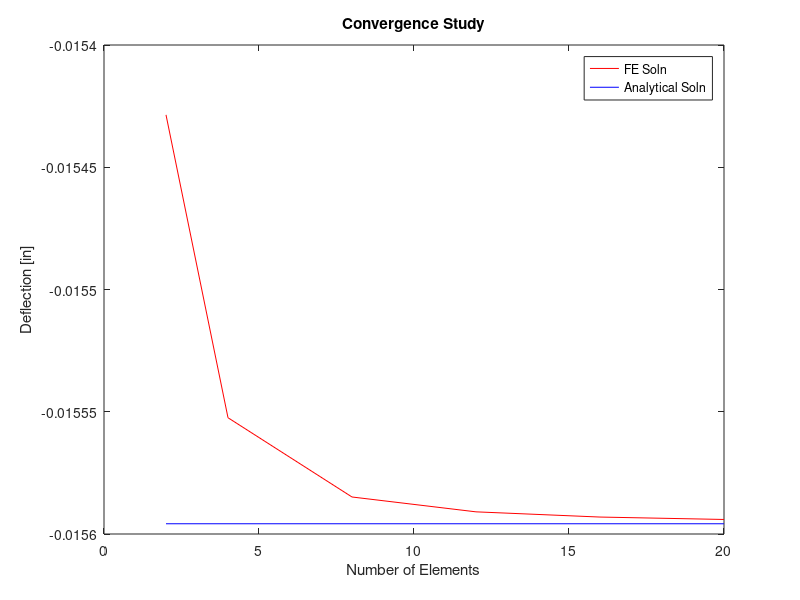

Write the MATLAB code that produced this figure.
clear all
close all
clc

disp('Lab #5')
disp('Name: Carlos A. Campos')
disp('ID: 011903056')

%% Problem1

% elementNodes: connections at elements
elementNodes = [1 2;
                2 4;
                2 4;
                2 4;
                4 3];

% numberElements: number of Elements
numberElements = size(elementNodes,1);

% element stiffness matrix
k = [1 -1;
     -1 1];

C = [4;
     2;
     1;
     3;
     5]; % stiffness coefficient for each element

% numberNodes: number of nodes
numberNodes = 4;

% degree of freedom per node
dof = 1;

% total number of degrees of freedom
DoF = numberNodes * dof;

% displacements: displacement vector
d = zeros(DoF,1);
F = zeros(DoF,1);
K = zeros(DoF); 

% --- LOAD DEFINITION --- %

% applied load at node 2
F(2) = 4;

% computation of the global stiffness matrix
for i = 1:numberElements
  % elementDof: element degrees of freedom (Dof)
  elementDof = elementNodes(i,:);
  K(elementDof,elementDof) = K(elementDof,elementDof) + C(i)*k;
  end 
%
% --- BOUNDARY CONDITION --- %
% prescribed DoFs: known displacements
prescribedDof = [1;
                 3]; 

% unknown displacements: activeDof
activeDof = setdiff(1:numberNodes,prescribedDof);

% solution
d(activeDof) = K(activeDof,activeDof)\F(activeDof);

% --- RESULTS --- %

% output for displacements and reaction forces
disp('Displacements are: ')
j=1:DoF;
Displacements=[j' d];
disp(Displacements)
% Global force vector
F=K*d;
% reaction force vector: reactions
reactions=F(prescribedDof);
disp('Reactions are: ')
Reactions=[prescribedDof reactions];
disp(Reactions)

%% Problem 2

% elementNodes: connections at elements
elementNodes = [1 2;
                2 3;
                2 3;
                2 4;
                3 4];

% numberElements: number of Elements
numberElements = size(elementNodes,1);

% element stiffness matrix
k = [1 -1;
     -1 1];

C = [250;
     400;
     350;
     200;
     300]; % stiffness coefficient for each element

% numberNodes: number of nodes
numberNodes = 4;

% degree of freedom per node
dof = 1;

% total number of degrees of freedom
DoF = numberNodes * dof;

% displacements: displacement vector
d = zeros(DoF,1);
F = zeros(DoF,1);
K = zeros(DoF); 

% --- LOAD DEFINITION --- %

% applied load at node 3
F(3) = 1000;

% computation of the global stiffness matrix
for i = 1:numberElements
  % elementDof: element degrees of freedom (Dof)
  elementDof = elementNodes(i,:);
  K(elementDof,elementDof) = K(elementDof,elementDof) + C(i)*k;
  end 
%
% --- BOUNDARY CONDITION --- %
% prescribed DoFs: known displacements
prescribedDof = [1;
                 3]; 

% unknown displacements: activeDof
activeDof = setdiff(1:numberNodes,prescribedDof);

% solution
d(activeDof) = K(activeDof,activeDof)\F(activeDof);

% --- RESULTS --- %

% output for displacements and reaction forces
disp('Displacements [mm] are: ')
j=1:DoF;
Displacements=[j' d];
disp(Displacements)
% Global force vector
F=K*d;
% reaction force vector: reactions
reactions=F(prescribedDof);
disp('Reactions are: ')
Reactions=[prescribedDof reactions];
disp(Reactions)

%%%%%%%%%%%%%%%%%%%%%%%%%%%%%%%%%%%%%%%%%%%%%%%%%%%%%%%%%%%%%%%%%%%%%%%%%%%
%% Hint for Problem 3a
% --- INPUT DATA --- %

L= 30; % bar length
E= 10^6; % Young's modulus
A0= 2; % initial cross section area

%%%%%%%%%%%%%%%
% CASE I: N=3 %
%%%%%%%%%%%%%%%

% numberElements: number of Elements
numberElements= 3;
% elementNodes: connections at elements
numberNodes=numberElements+1;
elementNodes=zeros(numberElements,2);

for i=1:numberElements
    elementNodes(i,1)=i;
    elementNodes(i,2)=i+1;
end

% element stiffness matrix
k = [1 -1;
     -1 1];

% degree of freedom per node
dof = 1;
% total number of degrees of freedom
DoF=numberNodes*dof;
% displacements: displacement vector
d=zeros(DoF,1);
F=zeros(DoF,1);
K=zeros(DoF); 

% --- LOAD DEFINITION --- %

% applied load at node #
F(1)=-1500;

% computation of the global stiffness matrix
for i=1:numberElements
  % elementDof: element degrees of freedom (Dof)
  elementDof=elementNodes(i,:);

  Le=L/numberElements;       % element length

  x=i*Le-Le*1/2;             % current x position

  A=A0*(1+x/L);              % cross section area            

  C=E*A/Le;                  % stiffness coefficient for each element

  K(elementDof,elementDof)=K(elementDof,elementDof)+C*k;
end 

% --- BOUNDARY CONDITION --- %

% prescribed DoFs: known displacements
prescribedDof=(numberNodes); 
% unknown displacements: activeDof
activeDof=setdiff(1:numberNodes,prescribedDof);

% solution
d(activeDof)=K(activeDof,activeDof)\F(activeDof);

% --- RESULTS --- %

% output for displacements and reaction forces
disp('Displacements are (Case I: N=3): ')
j=1:DoF;
[j' d]

% Final displacement for CASE I N=3: displacement3
displacement3=d;

%%%%%%%%%%%%%%%%%%%%%%%%%%%%%%%%%%%%%%%%%%%%%%%%%%%%%%%%%%%%%%%%%%%%%%%%%%%


%%%%%%%%%%%%%%%
% CASE II: N=5 %
%%%%%%%%%%%%%%%

% numberElements: number of Elements
numberElements= 5;
% elementNodes: connections at elements
numberNodes=numberElements+1;
elementNodes=zeros(numberElements,2);

for i=1:numberElements
    elementNodes(i,1)=i;
    elementNodes(i,2)=i+1;
end

% element stiffness matrix
k = [1 -1;
     -1 1];

% degree of freedom per node
dof = 1;
% total number of degrees of freedom
DoF=numberNodes*dof;
% displacements: displacement vector
d=zeros(DoF,1);
F=zeros(DoF,1);
K=zeros(DoF); 

% --- LOAD DEFINITION --- %

% applied load at node #
F(1)=-1500;

% computation of the global stiffness matrix
for i=1:numberElements
  % elementDof: element degrees of freedom (Dof)
  elementDof=elementNodes(i,:);

  Le=L/numberElements;       % element length

  x=i*Le-Le*1/2;             % current x position

  A=A0*(1+x/L);              % cross section area            

  C=E*A/Le;                  % stiffness coefficient for each element

  K(elementDof,elementDof)=K(elementDof,elementDof)+C*k;
end 

% --- BOUNDARY CONDITION --- %

% prescribed DoFs: known displacements
prescribedDof=(numberNodes); 
% unknown displacements: activeDof
activeDof=setdiff(1:numberNodes,prescribedDof);

% solution
d(activeDof)=K(activeDof,activeDof)\F(activeDof);

% --- RESULTS --- %

% output for displacements and reaction forces
disp('Displacements are (Case I: N=5): ')
j=1:DoF;
[j' d]

% Final displacement for CASE I N=3: displacement3
displacement5=d;

%%%%%%%%%%%%%%%%%%%%%%%%%%%%%%%%%%%%%%%%%%%%%%%%%%%%%%%%%%%%%%%%%%%%%%%%%%%


%%%%%%%%%%%%%%%
% CASE III: N=7 %
%%%%%%%%%%%%%%%

% numberElements: number of Elements
numberElements= 7;
% elementNodes: connections at elements
numberNodes=numberElements+1;
elementNodes=zeros(numberElements,2);

for i=1:numberElements
    elementNodes(i,1)=i;
    elementNodes(i,2)=i+1;
end

% element stiffness matrix
k = [1 -1;
     -1 1];

% degree of freedom per node
dof = 1;
% total number of degrees of freedom
DoF=numberNodes*dof;
% displacements: displacement vector
d=zeros(DoF,1);
F=zeros(DoF,1);
K=zeros(DoF); 

% --- LOAD DEFINITION --- %

% applied load at node #
F(1)=-1500;

% computation of the global stiffness matrix
for i=1:numberElements
  % elementDof: element degrees of freedom (Dof)
  elementDof=elementNodes(i,:);

  Le=L/numberElements;       % element length

  x=i*Le-Le*1/2;             % current x position

  A=A0*(1+x/L);              % cross section area            

  C=E*A/Le;                  % stiffness coefficient for each element

  K(elementDof,elementDof)=K(elementDof,elementDof)+C*k;
end 

% --- BOUNDARY CONDITION --- %

% prescribed DoFs: known displacements
prescribedDof=(numberNodes); 
% unknown displacements: activeDof
activeDof=setdiff(1:numberNodes,prescribedDof);

% solution
d(activeDof)=K(activeDof,activeDof)\F(activeDof);

% --- RESULTS --- %

% output for displacements and reaction forces
disp('Displacements are (Case I: N=7): ')
j=1:DoF;
[j' d]

% Final displacement for CASE I N=7: displacement7
displacement7=d;


%---PLOTS---%
x1 = 0:L/3:L; % x vector for case I
x2 = 0:L/5:L; % x vector for case II
x3 = 0:L/7:L; % x vector for case II
x = 0:L/30:L; % analytical soln

analytical = 1500 * L/ (A0 * E) * log((L + x) / (2*L)); %analytical solution

plot(x1, displacement3, 'r', x2, displacement5, x3, displacement7, 'g', x, analytical, 'b')
title('Position Vs Displacement')
xlabel('Position')
ylabel('Displacement')
legend('3 Elements', '5 Elements', '7 Elements', 'Analytical')
%%%%%%%%%%%%%%%%%%%%%%%%%%%%%%%%%%%%%%%%%%%%%%%%%%%%%%%%%%%%%%%%%%%%%%%%%%%



%% Hint for Problem 3b
% --- INPUT DATA --- %
L= 30;   % bar length
E= 10^6; % Young's modulus
A0= 2;   % initial cross section area

N = [2;
     4;
     8;
     12;
     16;
     20]; % all finite element discretization schemes
displacement=zeros(6,3); % first column is N, second column is displacement at the tip, third column is analytical solution


for n=1:6 % You want to figure out 1 to what number

displacement(n,1) = N(n, 1);
% numberElements: number of Elements
numberElements = N(n, 1);
% elementNodes: connections at elements
numberNodes = numberElements + 1;
elementNodes = zeros(numberElements, 2);


for i = 1:numberElements
    elementNodes(i,1) = i;
    elementNodes(i,2) = i+1;
end

% element stiffness matrix
k = [1 -1;
     -1 1];
% degree of freedom per node
dof=1;
% total number of degrees of freedom
DoF=numberNodes*dof;
% displacements: displacement vector
d=zeros(DoF,1);
F=zeros(DoF,1);
K=zeros(DoF); 

% --- LOAD DEFINITION --- %

% applied load at node #
F(1)= -1500;

% computation of the global stiffness matrix
for i=1:numberElements
  % elementDof: element degrees of freedom (Dof)
  elementDof=elementNodes(i,:);
  Le=L/numberElements; % element length
  x=i*Le-Le*1/2; % current x position
  A=A0*(1+x/L); % cross section area
  C=E*A/Le; % stiffness coefficient for each element
  K(elementDof,elementDof)=K(elementDof,elementDof)+C*k;
end 

% --- BOUNDARY CONDITION --- %

% prescribed DoFs: known displacements
prescribedDof=(numberNodes); 
% unknown displacements: activeDof
activeDof=setdiff(1:numberNodes,prescribedDof);

% solution
d(activeDof)=K(activeDof,activeDof)\F(activeDof);

% --- RESULTS --- %

% Displacement at the tip for each case
displacement(n,2)=d(1,1);
end
% analytical solution
x = 0;
analytical = 1500 * L/ (A0 * E) * log((L + x) / (2*L));
displacement(:,3) = analytical;

% --- PLOTS --- %

plot(displacement(:,1),displacement(:,2),'r', displacement(:,1),displacement(:,3), 'b')
title('Convergence Study')
xlabel('Number of Elements')
ylabel('Deflection [in]')
legend('FE Soln', 'Analytical Soln')
